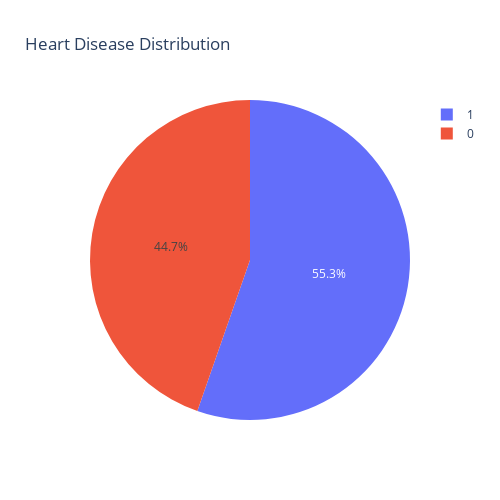

The code cell stored with this chart in its notebook:
### Markdown cell above
As this is the crucial variable, we should first see the ratio between participants with and without Heart Disease.

### Code cell
# Prints column information
print("~ Number of Participants with Heart Disease ~")
print(df["HeartDisease"].value_counts())

# Pie plot illustrating the number of participants with heart disease
px.pie(df, names="HeartDisease", title="Heart Disease Distribution", width=500, height=500)

### Figure 1 — Plotly figure (JSON) as saved in the notebook; plotly's stock layout.template omitted (floating-point values rounded to 4 significant figures; data arrays with more than 128 entries replaced by an {"elided": "..."} marker saying what was removed)
{"data": [{"domain": {"x": [0, 1], "y": [0, 1]}, "hovertemplate": "HeartDisease=%{label}<extra></extra>", "labels": {"elided": "918 int values"}, "legendgroup": "", "name": "", "showlegend": true, "type": "pie"}], "layout": {"height": 500, "legend": {"tracegroupgap": 0}, "title": {"text": "Heart Disease Distribution"}, "width": 500}}
